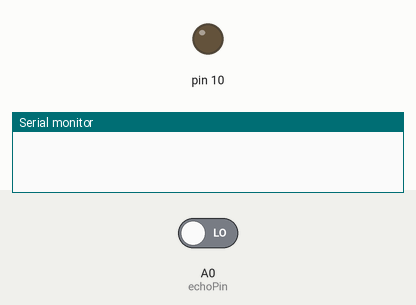
Recording of a sketch running on a simulated Arduino Uno, built with avr-gcc and run on an emulated ATmega328P. Parts: output pins drawn as LEDs (lit = HIGH), the last lines printed to the serial monitor. The test bench sets the inputs (shaded band); at power-on: A0 (echoPin) LOW. Pins used as bus, display or sensor lines are not drawn.

Above: at 0.1 s.
At 2.3 s:
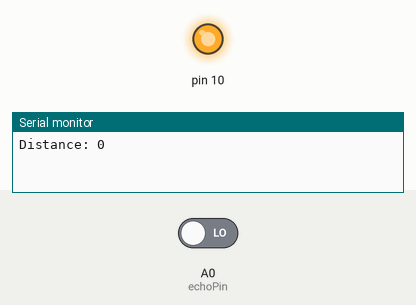
Timing chart, 0 to 3.8 s (numbered marks = the images above):
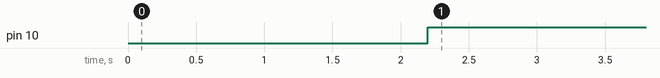

The sketch:

Ultrasonic_sensor_HC_SR04.ino
```cpp
const int trigPin = 9;
const int echoPin = A0;
long duration;
int distance;

void setup() {
  pinMode(9,OUTPUT);
  pinMode(A0,INPUT);
  pinMode(10,OUTPUT);
  Serial.begin(9600);


}

void loop() {
  digitalWrite(9,LOW);
  delay(200);

  digitalWrite(9,HIGH);
  delay(1000);
  digitalWrite(9,LOW);

  duration = pulseIn(A0,HIGH);
  distance= duration*0.034/2;

  Serial.print("Distance: ");
  Serial.println(distance);

  if(distance <= 60)
  {
    digitalWrite(10,HIGH);
  }
    else{
     digitalWrite(10,LOW);

   }

  }
```

Measured:
- by itself, pin 10: LOW → HIGH at 2.2 s
